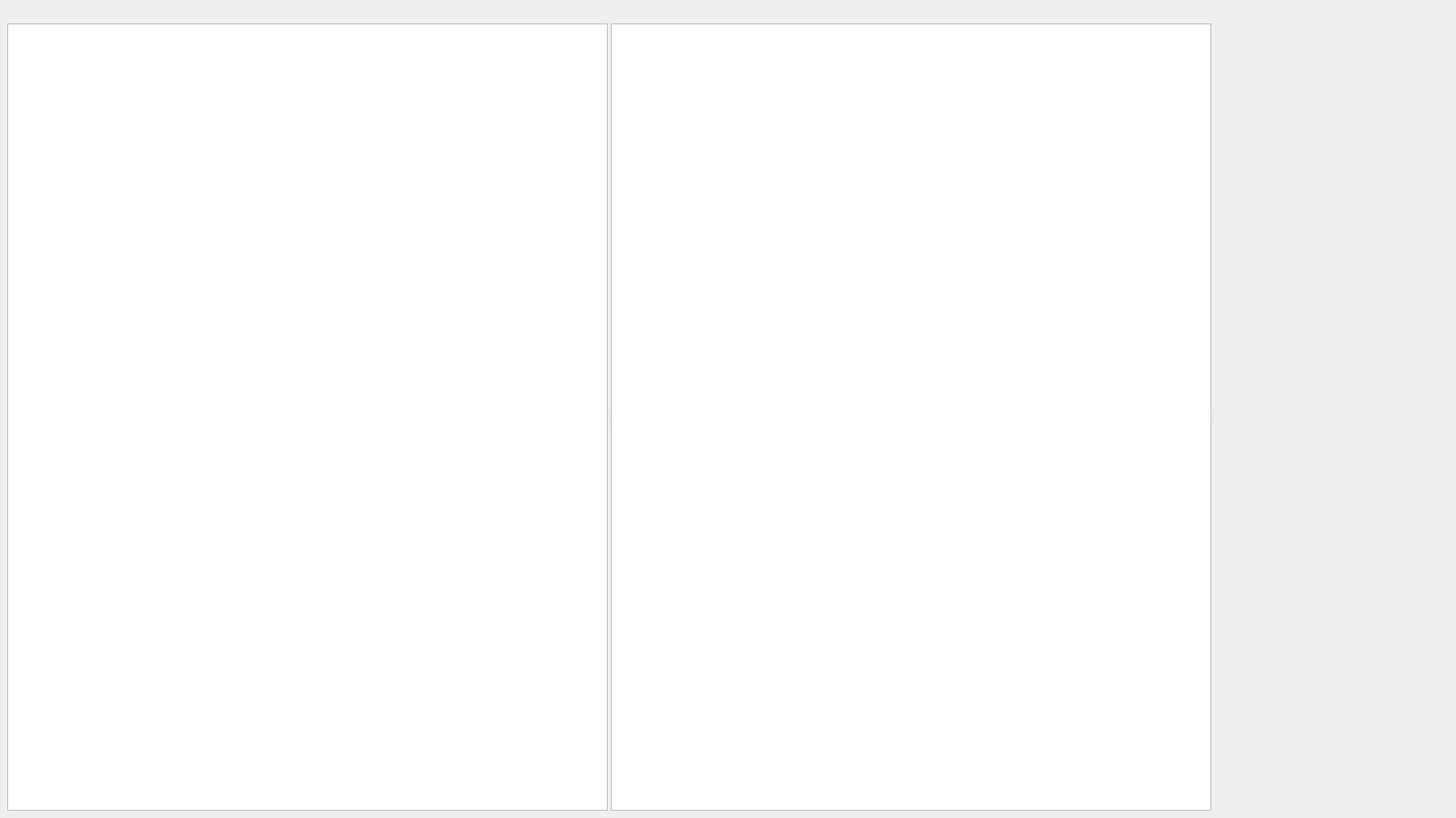
<?xml version="1.0" encoding="UTF-8"?>
<ui version="4.0">
 <class>MainWindow</class>
 <widget class="QMainWindow" name="MainWindow">
  <property name="geometry">
   <rect>
    <x>0</x>
    <y>0</y>
    <width>1797</width>
    <height>1009</height>
   </rect>
  </property>
  <property name="sizePolicy">
   <sizepolicy hsizetype="Preferred" vsizetype="Preferred">
    <horstretch>0</horstretch>
    <verstretch>0</verstretch>
   </sizepolicy>
  </property>
  <property name="windowTitle">
   <string>medit</string>
  </property>
  <widget class="QWidget" name="centralwidget">
   <layout class="QGridLayout" name="gridLayout">
    <item row="0" column="0" colspan="2">
     <layout class="QHBoxLayout" name="horizontalLayout">
      <property name="topMargin">
       <number>20</number>
      </property>
      <item>
       <widget class="QSplitter" name="gb_splitter">
        <property name="orientation">
         <enum>Qt::Horizontal</enum>
        </property>
        <widget class="QTreeView" name="tv_files"/>
        <widget class="MEditor" name="txt_editor"/>
        <widget class="MView" name="wv_rendered" native="true">
         <property name="minimumSize">
          <size>
           <width>100</width>
           <height>0</height>
          </size>
         </property>
         <property name="url" stdset="0">
          <url>
           <string>about:blank</string>
          </url>
         </property>
        </widget>
       </widget>
      </item>
     </layout>
    </item>
   </layout>
  </widget>
 </widget>
 <customwidgets>
  <customwidget>
   <class>MView</class>
   <extends>QWidget</extends>
   <header>medit.mview</header>
  </customwidget>
  <customwidget>
   <class>MEditor</class>
   <extends>QPlainTextEdit</extends>
   <header>medit.meditor</header>
  </customwidget>
 </customwidgets>
 <resources/>
 <connections/>
</ui>
